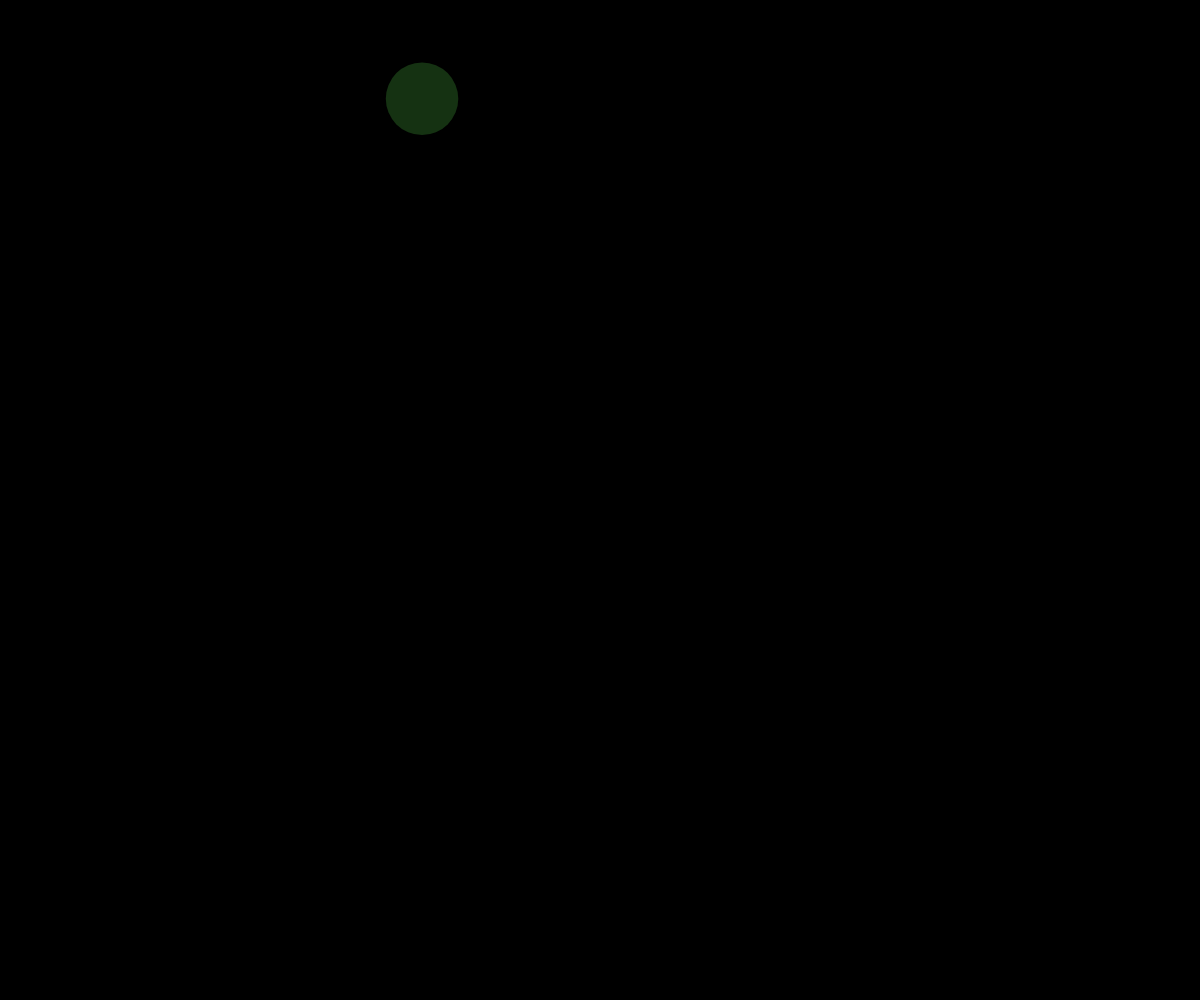
Frame 1 (no input)
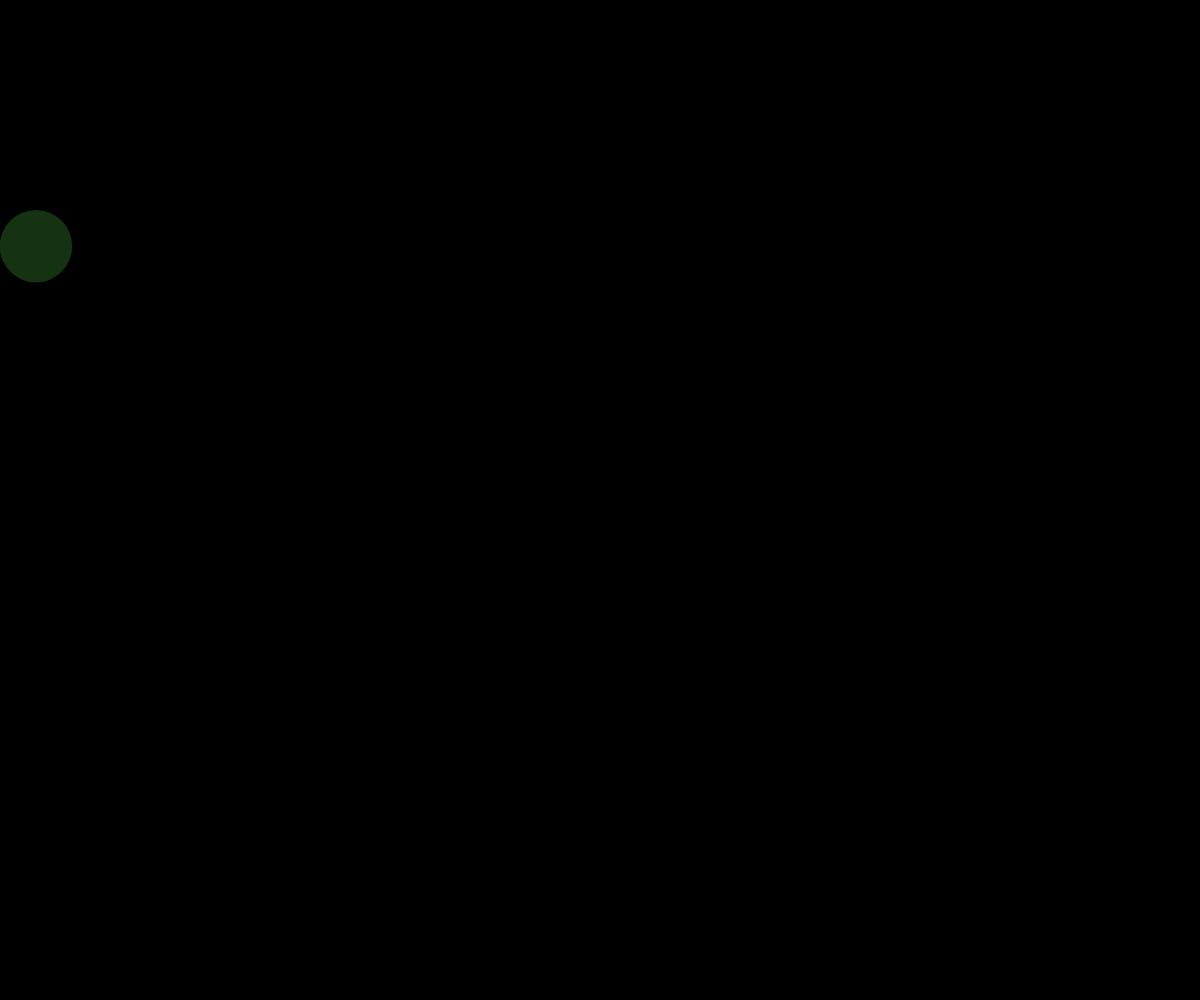
Frame 60 (no input)
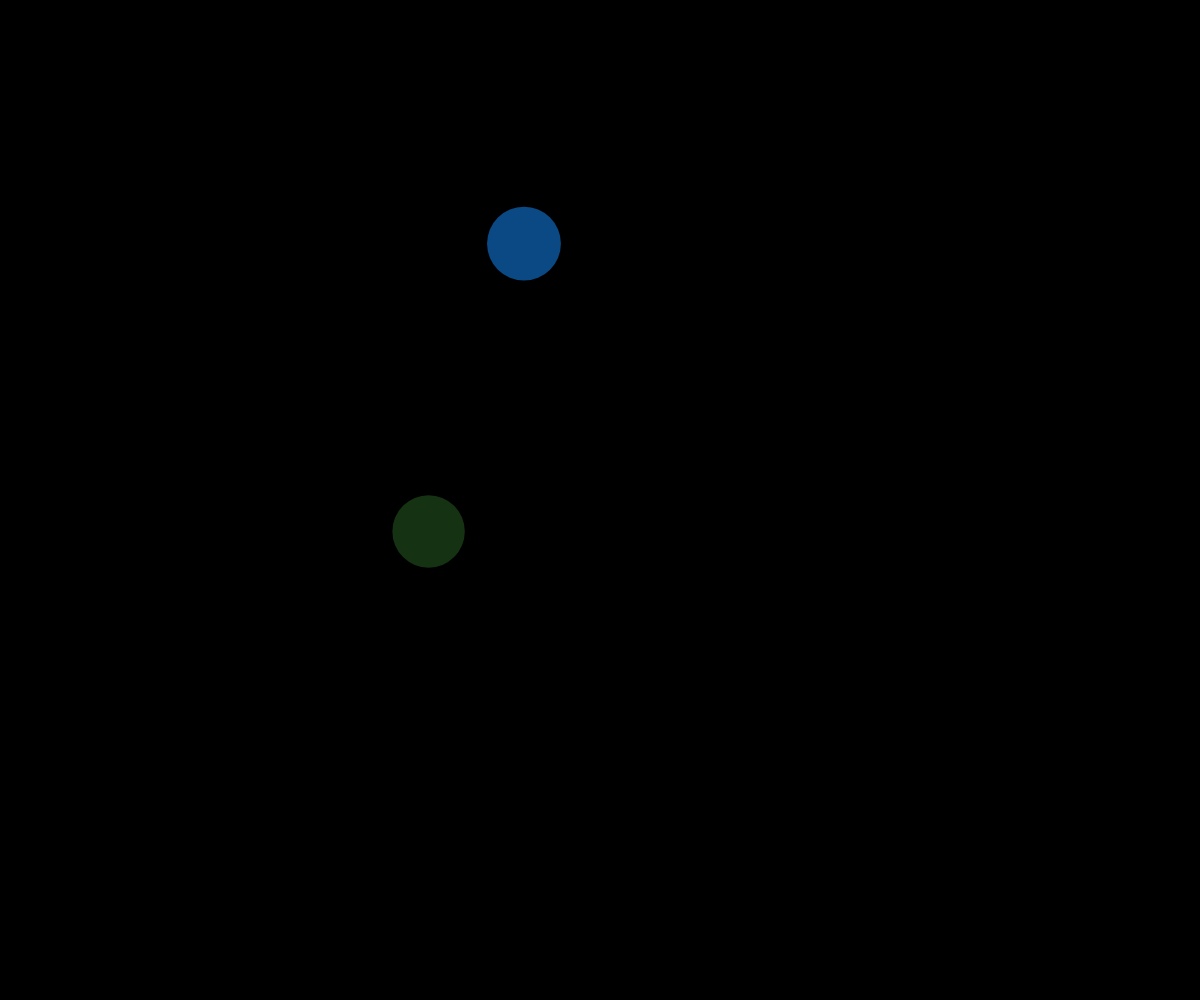
Frame 120 (the mouse pressed at the canvas centre since frame 60)

The p5.js sketch that drew these frames (run headless with seeded random() and noise() and a simulated clock; from frame 60 on, the mouse is pressed at the canvas centre):

// p5.js sketch
// ── sketch.js
//cap stone project number 2 //
let myTarget;
let theTargets = [];
let xTime;


function setup() {
  createCanvas(windowWidth, windowHeight);
  let myTarget = new Target(width/2, height/2);
  theTargets.push(myTarget);
}

function draw() {
  background(0);
  for (let i=0; i< theTargets.length; i++) {
    theTargets[i].move();
    theTargets[i].display();
  }
}

function mousePressed() {
  let myTarget = new Target(mouseX, mouseY); 
  theTargets.push(myTarget);
}

class Target {
  constructor(x, y) {
    this.x = random(x);
    this.y = random(y);
    this.radius = random(25, 40);
    this.theColor = color(random(255), random(255), random(255), random(255));
    this.dx = random(-10,10);
    this.dy = random(-10,10);
        
  }
  display() {
    noStroke();
    fill(this.theColor);
    circle(this.x, this.y, this.radius*2);
  }
  move() {
    this.x += this.dx;
    this.y += this.dy;

    //edge check
    if (this.x - this.radius < 0 || this.x + this.radius > width) {
      this.dx *= -1;
    }
    if (this.y - this.radius < 0 || this.y + this.radius > height) {
      this.dy *= -1;
    }
  }

}
